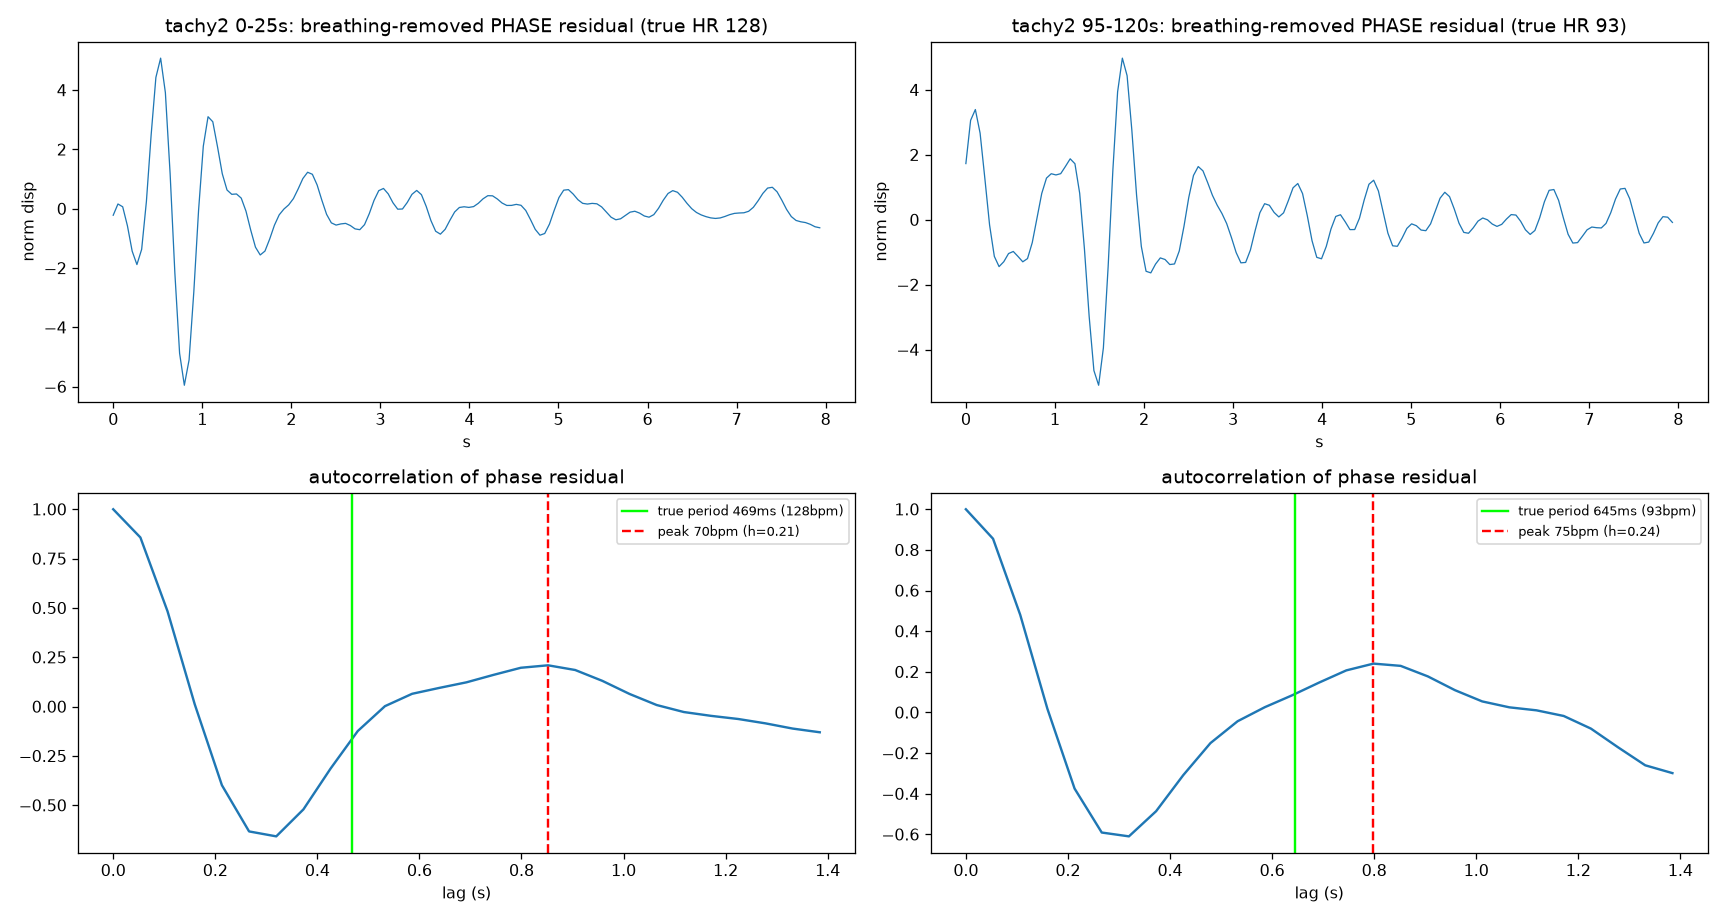

Write the Python code that produced this figure.
"""Phase-based diagnostic (the right domain): is the tachy2 cardiac PHASE-COHERENT
after breathing removal, even though its energy is ~noise-floor? Energy spectra mislead
(cardiac = tiny bump); autocorrelation of the phase residual tests COHERENCE, which
noise lacks. Show, for an early (HR~128) and late (HR~95) 25s window: (top) the
breathing-removed phase/displacement time series, (bottom) its autocorrelation with the
true cardiac period marked.
"""
import numpy as np
import matplotlib; matplotlib.use("Agg"); import matplotlib.pyplot as plt
from bcg_vitals import bandpass, sqi, demod_channels, estimate_rr, RR_LO, RR_HI
from peak_cycle_probe import peak_cycle_subtract

FPS = 18.78

d = np.load("tachy2_cube.npz", allow_pickle=True)
cube = np.asarray(d["snapshots"], np.complex64)
counts = d["counts"].astype(int); bins = d["bins"].astype(int)
C = cube[:, :int(counts.min()), :]
chans = demod_channels(C, bins)
_, f0, _, _ = estimate_rr(chans, FPS)
rr = np.array([sqi(bandpass(c, FPS, RR_LO, RR_HI), FPS, RR_LO, RR_HI) for c in chans])
top = np.argsort(rr)[::-1][:6]
breath = bandpass(chans[top[0]], FPS, RR_LO, RR_HI)

fig, ax = plt.subplots(2, 2, figsize=(15, 8))
for col, (a, b, hrtrue) in enumerate([(0, 25, 128), (95, 120, 93)]):
    i0, i1 = int(a * FPS), int(b * FPS)
    # coherent sum of breathing-removed phase residual across chest bins
    resid = np.zeros(i1 - i0)
    for i in top:
        r = peak_cycle_subtract(chans[i][i0:i1], breath[i0:i1], FPS)
        if r is not None:
            resid = resid + bandpass(r, FPS, 1.0, 2.5)
    resid = resid / (resid.std() + 1e-9)
    t = np.arange(len(resid)) / FPS
    # autocorr
    ac = np.correlate(resid, resid, "full")[len(resid) - 1:]
    ac = ac / ac[0]
    lag = np.arange(len(ac)) / FPS
    true_period = 60.0 / hrtrue

    ax[0, col].plot(t[:int(8 * FPS)], resid[:int(8 * FPS)], lw=0.8)
    ax[0, col].set_title(f"tachy2 {a}-{b}s: breathing-removed PHASE residual (true HR {hrtrue})")
    ax[0, col].set_xlabel("s"); ax[0, col].set_ylabel("norm disp")
    m = lag < 1.4
    ax[1, col].plot(lag[m], ac[m])
    ax[1, col].axvline(true_period, color="lime", lw=1.5, label=f"true period {true_period*1000:.0f}ms ({hrtrue}bpm)")
    # mark the detected autocorr peak in the cardiac lag range
    l0, l1 = int(FPS / (150 / 60)), int(FPS / (60 / 60))
    k = l0 + int(np.argmax(ac[l0:l1]))
    ax[1, col].axvline(lag[k], color="red", ls="--", label=f"peak {60/lag[k]:.0f}bpm (h={ac[k]:.2f})")
    ax[1, col].set_title("autocorrelation of phase residual"); ax[1, col].set_xlabel("lag (s)")
    ax[1, col].legend(fontsize=8)
    print(f"{a}-{b}s (true {hrtrue}): autocorr peak {60/lag[k]:.0f}bpm h={ac[k]:.2f}; "
          f"height at true period {true_period:.3f}s = {ac[int(true_period*FPS)]:.2f}")
plt.tight_layout(); plt.savefig("phase_diag.png", dpi=115)
print("saved phase_diag.png")
